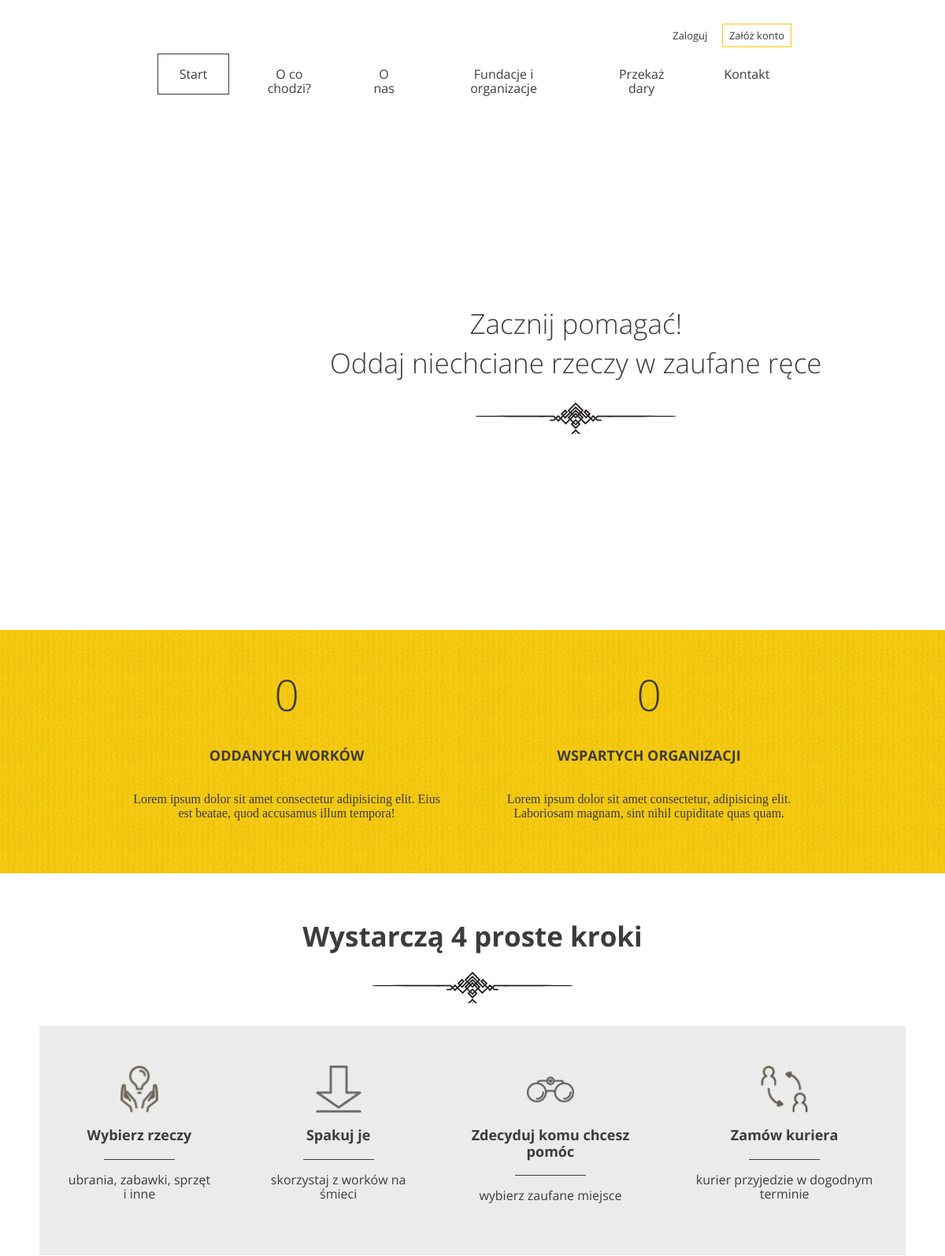
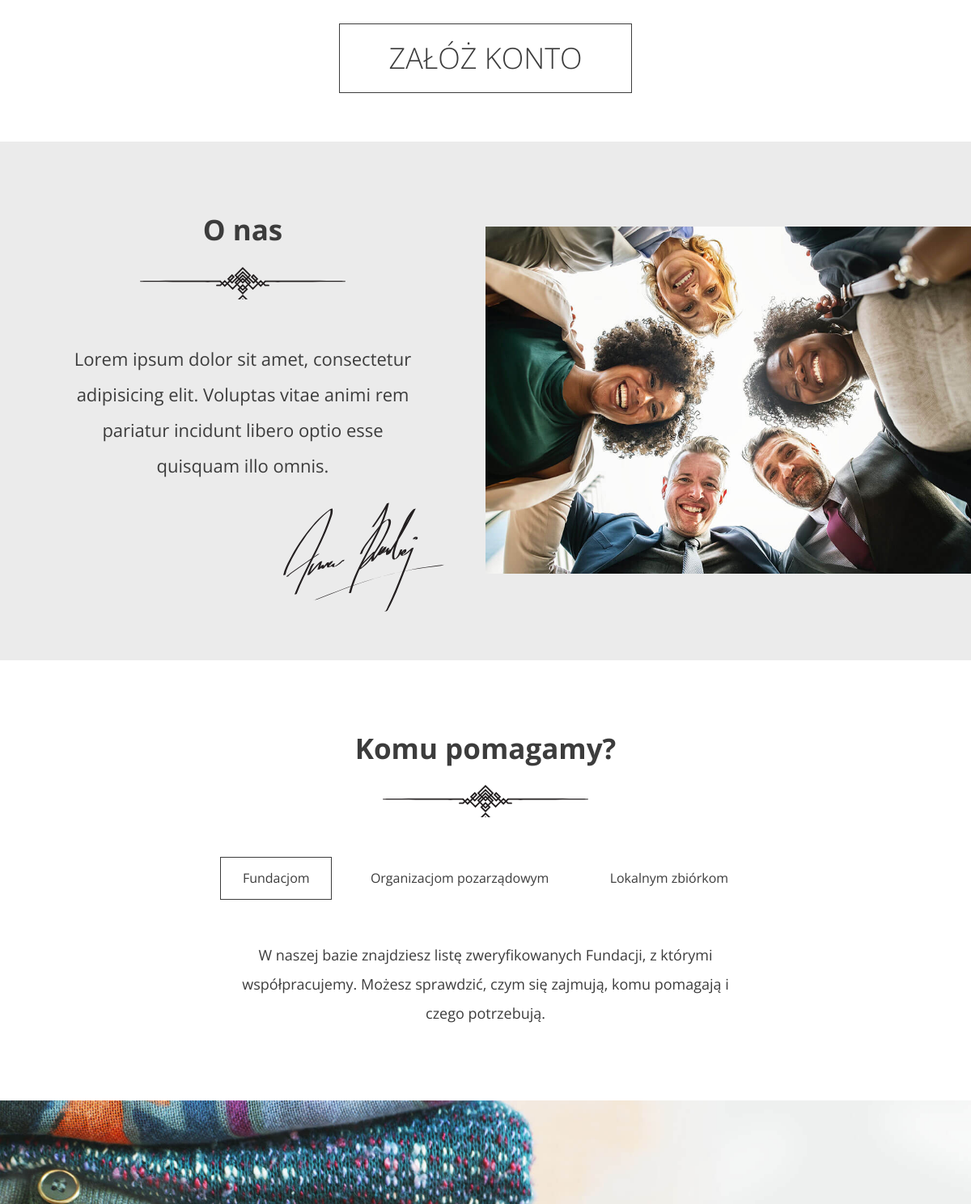
/ (upper part), run on an earlier commit of the app's database (2 pictures, top to bottom).
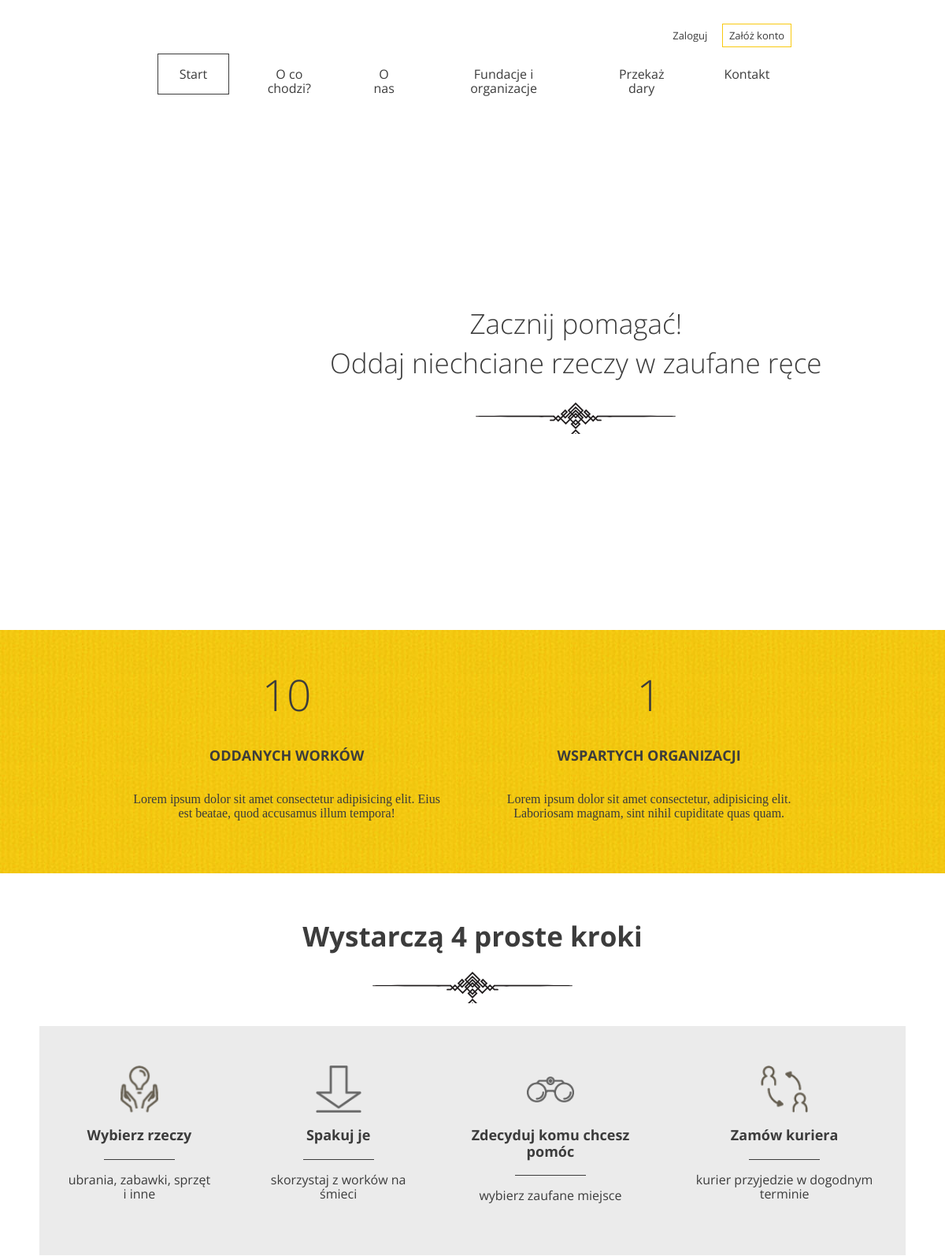
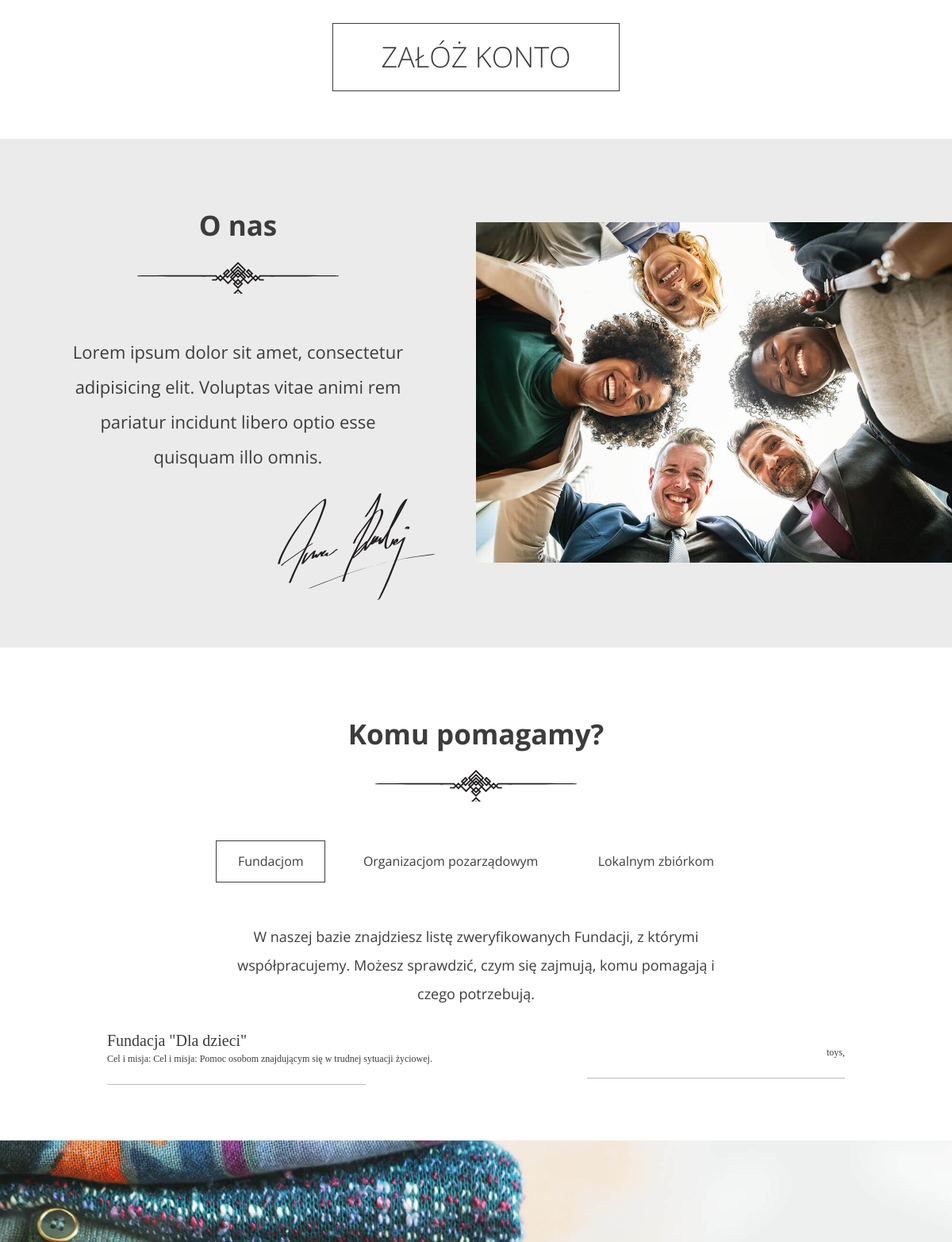
And on a later commit of the database (2 pictures, top to bottom).
### main/models.py (models this page shows)
class Institution(models.Model):
    INSTITUTION_TYPES = {
        1: "Fundacja",
        2: "Organizacja Porządkowa",
        3: "Zbiórka Lokalna",
    }
    name = models.CharField(max_length=100)
    description = models.TextField()
    type = models.IntegerField(choices=INSTITUTION_TYPES, default=1)
    category = models.ManyToManyField(Category)

class Category(models.Model):
    name = models.CharField(max_length=100)

### main/views.py (the view)
# urls.py: path('', LandingPageView.as_view(), name='landing-page'),
class LandingPageView(TemplateView):
    template_name = 'index.html'
    def get_context_data(self, **kwargs):
        donations = Donation.objects.all()
        donation_sum = 0
        for donation in donations:
            donation_sum += donation.quantity
        institutions = Institution.objects.all()
        institution_by_type = []
        for i in range(1, 4):
            institution_by_type.append(list(institutions.filter(type=i)))
        institutions_count = len(institutions)
        return {'donation_sum': donation_sum, 'institutions_count': institutions_count,
                'institution_by_type': institution_by_type}

### utils/context_processors.py (called while the page is built)
def user_info(request):
    if request.user.is_authenticated:
        username = request.user.first_name
        return {'username': username}
    else:
        return {'username': None}

### templates/index.html (shortened to what this page needs)
{% extends "base.html" %}
{% load static %}
{% block header %}
    <div class="slogan container container--90">
        <div class="slogan--item">
            <h1>
                Zacznij pomagać!<br/>
                Oddaj niechciane rzeczy w zaufane ręce
            </h1>
        </div>
    </div>
{% endblock %}
{% block section %}
    <section id="stats" class="stats">
        <div class="container container--85">
            <div class="stats--item">
                <em>{{ donation_sum }}</em>
                <h3>Oddanych worków</h3>
                <p>Lorem ipsum dolor sit amet consectetur adipisicing elit. Eius est beatae, quod accusamus illum
                    tempora!</p>
            </div>
            <div class="stats--item">
                <em>{{ institutions_count }}</em>
                <h3>Wspartych organizacji</h3>
                <p>Lorem ipsum dolor sit amet consectetur, adipisicing elit. Laboriosam magnam, sint nihil cupiditate
                    quas
                    quam.</p>
            </div>
        </div>
    </section>
    <section id="steps" class="steps">
        <h2>Wystarczą 4 proste kroki</h2>
        <div class="steps--container">
            <div class="steps--item">
                <span class="icon icon--hands"></span>
                <h3>Wybierz rzeczy</h3>
                <p>ubrania, zabawki, sprzęt i inne</p>
            </div>
            <div class="steps--item">
                <span class="icon icon--arrow"></span>
                <h3>Spakuj je</h3>
                <p>skorzystaj z worków na śmieci</p>
            </div>
            <div class="steps--item">
                <span class="icon icon--glasses"></span>
                <h3>Zdecyduj komu chcesz pomóc</h3>
                <p>wybierz zaufane miejsce</p>
            </div>
            <div class="steps--item">
                <span class="icon icon--courier"></span>
                <h3>Zamów kuriera</h3>
                <p>kurier przyjedzie w dogodnym terminie</p>
            </div>
        </div>
        <a href="{% url "register" %}" class="btn btn--large">Załóż konto</a>
    </section>
    <section id="about-us" class="about-us">
        <div class="about-us--text">
            <h2>O nas</h2>
            <p>Lorem ipsum dolor sit amet, consectetur adipisicing elit. Voluptas vitae animi rem pariatur incidunt
                libero
                optio esse quisquam illo omnis.</p>
            <img src="images/signature.svg" class="about-us--text-signature" alt="Signature"/>
        </div>
        <div class="about-us--image"><img src="images/about-us.jpg" alt="People in circle"/></div>
    </section>
    <section id="help" class="help">
        <h2>Komu pomagamy?</h2>
        <ul class="help--buttons">
            <li data-id="1"><a href="#" class="btn btn--without-border active">Fundacjom</a></li>
            <li data-id="2"><a href="#" class="btn btn--without-border">Organizacjom pozarządowym</a></li>
            <li data-id="3"><a href="#" class="btn btn--without-border">Lokalnym zbiórkom</a></li>
        </ul>
        <div class="help--slides active" data-id="1">
            <p>W naszej bazie znajdziesz listę zweryfikowanych Fundacji, z którymi współpracujemy.
                Możesz sprawdzić, czym się zajmują, komu pomagają i czego potrzebują.</p>
            <ul class="help--slides-items">
                {% for institution in institution_by_type.0 %}
                    <li>
                        <div class="col">
                            <div class="title">Fundacja "{{ institution.name }}"</div>
                            <div class="subtitle">Cel i misja: {{ institution.description }}</div>
                        </div>
                        <div class="col">
                            <div class="text">
                                {% for category in institution.category.all %}
                                    {{ category.name }},
                                {% endfor %}
                            </div>
                        </div>
                    </li>
                {% endfor %}
            </ul>
        </div>
    </section>
{% endblock %}

What changed in the data, as far as the page shows it:
added Institution: name "Dla dzieci", description "Cel i misja: Pomoc osobom znajdującym się w trudnej sytuacji życiowej."
added Category: name "toys"
Also different on the page:
{{ donation_sum }}: "0" → "10"
{{ institutions_count }}: "0" → "1"
